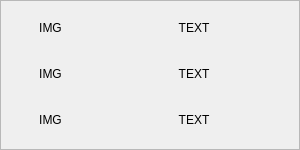
<?xml version="1.0" encoding="UTF-8"?>
<ui version="4.0">
 <class>WeatherMssageFrame</class>
 <widget class="QFrame" name="WeatherMssageFrame">
  <property name="geometry">
   <rect>
    <x>0</x>
    <y>0</y>
    <width>300</width>
    <height>150</height>
   </rect>
  </property>
  <property name="mouseTracking">
   <bool>true</bool>
  </property>
  <property name="windowTitle">
   <string>Frame</string>
  </property>
  <property name="frameShape">
   <enum>QFrame::StyledPanel</enum>
  </property>
  <property name="frameShadow">
   <enum>QFrame::Raised</enum>
  </property>
  <widget class="QLabel" name="TodayImg">
   <property name="geometry">
    <rect>
     <x>8</x>
     <y>8</y>
     <width>85</width>
     <height>40</height>
    </rect>
   </property>
   <property name="frameShape">
    <enum>QFrame::NoFrame</enum>
   </property>
   <property name="text">
    <string>IMG</string>
   </property>
   <property name="textFormat">
    <enum>Qt::RichText</enum>
   </property>
   <property name="alignment">
    <set>Qt::AlignCenter</set>
   </property>
  </widget>
  <widget class="QLabel" name="DayAfterTomorrowImg">
   <property name="geometry">
    <rect>
     <x>8</x>
     <y>100</y>
     <width>85</width>
     <height>40</height>
    </rect>
   </property>
   <property name="frameShape">
    <enum>QFrame::NoFrame</enum>
   </property>
   <property name="text">
    <string>IMG</string>
   </property>
   <property name="textFormat">
    <enum>Qt::RichText</enum>
   </property>
   <property name="alignment">
    <set>Qt::AlignCenter</set>
   </property>
  </widget>
  <widget class="QLabel" name="TomorrowImg">
   <property name="geometry">
    <rect>
     <x>8</x>
     <y>54</y>
     <width>85</width>
     <height>40</height>
    </rect>
   </property>
   <property name="frameShape">
    <enum>QFrame::NoFrame</enum>
   </property>
   <property name="text">
    <string>IMG</string>
   </property>
   <property name="textFormat">
    <enum>Qt::RichText</enum>
   </property>
   <property name="alignment">
    <set>Qt::AlignCenter</set>
   </property>
  </widget>
  <widget class="QLabel" name="TodayText">
   <property name="geometry">
    <rect>
     <x>99</x>
     <y>8</y>
     <width>190</width>
     <height>40</height>
    </rect>
   </property>
   <property name="frameShape">
    <enum>QFrame::NoFrame</enum>
   </property>
   <property name="text">
    <string>TEXT</string>
   </property>
   <property name="alignment">
    <set>Qt::AlignCenter</set>
   </property>
   <property name="wordWrap">
    <bool>true</bool>
   </property>
  </widget>
  <widget class="QLabel" name="DayAfterTomorrowText">
   <property name="geometry">
    <rect>
     <x>99</x>
     <y>100</y>
     <width>190</width>
     <height>40</height>
    </rect>
   </property>
   <property name="frameShape">
    <enum>QFrame::NoFrame</enum>
   </property>
   <property name="text">
    <string>TEXT</string>
   </property>
   <property name="alignment">
    <set>Qt::AlignCenter</set>
   </property>
   <property name="wordWrap">
    <bool>true</bool>
   </property>
  </widget>
  <widget class="QLabel" name="TomorrowText">
   <property name="geometry">
    <rect>
     <x>99</x>
     <y>54</y>
     <width>190</width>
     <height>40</height>
    </rect>
   </property>
   <property name="frameShape">
    <enum>QFrame::NoFrame</enum>
   </property>
   <property name="text">
    <string>TEXT</string>
   </property>
   <property name="alignment">
    <set>Qt::AlignCenter</set>
   </property>
   <property name="wordWrap">
    <bool>true</bool>
   </property>
  </widget>
 </widget>
 <resources/>
 <connections/>
</ui>
